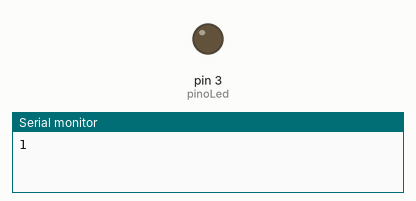
This sketch was run on a simulated Arduino Uno, built with avr-gcc and run on an emulated ATmega328P. On the bench: output pins drawn as LEDs (lit = HIGH), the last lines printed to the serial monitor.

Above: at 0.05 s.
At 9.46 s:
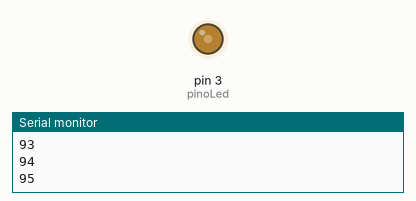
At 19.98 s:
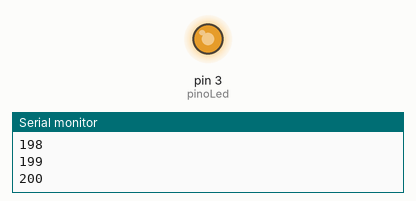
At 39.93 s:
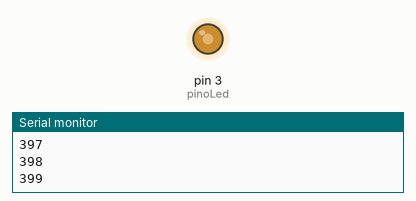
Timing chart, 0 to 40.0 s (numbered marks = the images above):
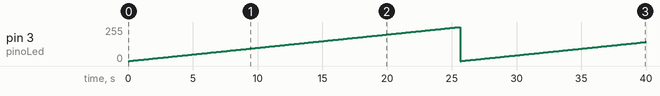

The sketch:

analogWrite_06.ino
```cpp
const int pinoLed = 3;
unsigned long brilhoLed = 0;

void setup()
{
  Serial.begin(9600);
  pinMode(pinoLed, OUTPUT);
}

void loop()
{
  analogWrite(pinoLed, brilhoLed); // qual a diferença entre analogWrite e digitalWrite?
  brilhoLed++; // brilhoLed++ == brilhoLed = brilhoLed + 1

  Serial.println(brilhoLed);
  delay(100);
}
```

Measured:
- by itself, pin 3 (pinoLed): 0/255 → 1/255 at 0.10 s, → 2/255 0.10 s later, → 3/255 0.10 s later, → 4/255 0.10 s later, … (399 changes in this stretch)
